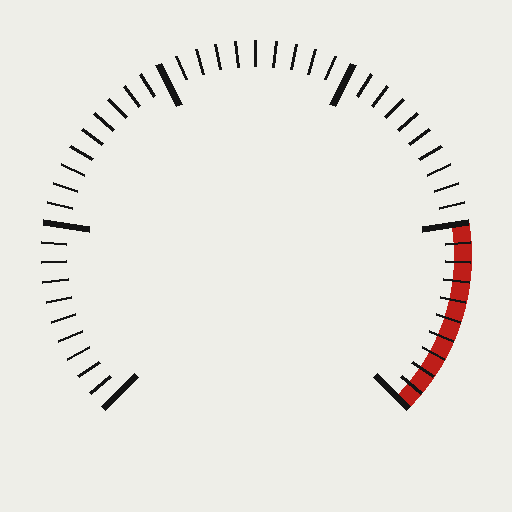
#> input picture sim/assets/generated/gauge_dial.png, 512 x 512 px
$ python gauge_eval.py
#> lines starting #> are read from the running program, lines starting #| are printed output that depends on the picture; after the words box and inside, x2 and y2 are one past the last pixel; in counts of white or black regions, pixels touching at a corner belong together
### fleet/perception/gauge.py
from __future__ import annotations

import base64
import math
import os
import time
from dataclasses import asdict, dataclass, field
from pathlib import Path
from typing import Any, Callable, Optional

import cv2
import numpy as np

REPO = Path(__file__).resolve().parents[2]
DIAL_TEXTURE = REPO / "sim/assets/generated/gauge_dial.png"
START_DEG = 135.0
SWEEP_DEG = 270.0
RED_ZONE = (0.8, 1.0)
RANGE_BAR = 16.0
NEEDLE_FRACTION = 0.75
NEEDLE_RED = (191, 16, 12)


def value_to_angle(value: float) -> float:
    return START_DEG + SWEEP_DEG * float(value)


def angle_to_value(angle_deg: float) -> float:
    rel = (angle_deg - START_DEG) % 360.0
    if rel <= SWEEP_DEG:
        return rel / SWEEP_DEG
    return 1.0 if rel - SWEEP_DEG < (360.0 - rel) else 0.0


@dataclass
class CropParams:
    yaw_deg: float = 0.0
    pitch_deg: float = 0.0
    roll_deg: float = 0.0
    blur_sigma: float = 0.0
    glare: float = 0.0
    noise_std: float = 0.0
    scale: float = 1.0
    shift: tuple[float, float] = (0.0, 0.0)
    glare_at: tuple[float, float] = (0.35, 0.3)

    @classmethod
    def random(cls, rng: np.random.Generator, hard: bool = False) -> "CropParams":
        k = 1.5 if hard else 1.0
        return cls(
            yaw_deg=float(rng.uniform(-35, 35) * k),
            pitch_deg=float(rng.uniform(-25, 25) * k),
            roll_deg=float(rng.uniform(-2.5, 2.5)),
            blur_sigma=float(rng.uniform(0.0, 2.0 * k)),
            glare=float(rng.uniform(0.0, 0.6 * k)),
            noise_std=float(rng.uniform(0.0, 10.0 * k)),
            scale=float(rng.uniform(0.8, 1.1)),
            shift=(float(rng.uniform(-0.06, 0.06)), float(rng.uniform(-0.06, 0.06))),
            glare_at=(float(rng.uniform(0.2, 0.8)), float(rng.uniform(0.2, 0.8))),
        )


_TEXTURE: Optional[np.ndarray] = None


def dial_texture() -> np.ndarray:
    global _TEXTURE
    if _TEXTURE is None:
        bgr = cv2.imread(str(DIAL_TEXTURE), cv2.IMREAD_COLOR)
        if bgr is None:
            raise FileNotFoundError(DIAL_TEXTURE)
        _TEXTURE = cv2.cvtColor(bgr, cv2.COLOR_BGR2RGB)
    return _TEXTURE.copy()


def dial_face(value: float) -> np.ndarray:
    face = dial_texture()
    h, w = face.shape[:2]
    c = np.array([w / 2.0, h / 2.0])
    r = w / 2.0
    a = math.radians(value_to_angle(value))
    d = np.array([math.cos(a), math.sin(a)])
    tip = c + d * r * NEEDLE_FRACTION
    tail = c - d * r * 0.12
    cv2.line(face, tuple(np.round(tail).astype(int)), tuple(np.round(tip).astype(int)), NEEDLE_RED, 9, cv2.LINE_AA)
    cv2.circle(face, tuple(np.round(c).astype(int)), int(r * 0.06), (25, 25, 25), -1, cv2.LINE_AA)
    return face


def _tilt_homography(size: int, yaw: float, pitch: float, roll: float) -> np.ndarray:
    f = 2.2 * size
    cx = cy = size / 2.0
    ry, rp, rr = (math.radians(v) for v in (yaw, pitch, roll))
    Ry = np.array([[math.cos(ry), 0, math.sin(ry)], [0, 1, 0], [-math.sin(ry), 0, math.cos(ry)]])
    Rx = np.array([[1, 0, 0], [0, math.cos(rp), -math.sin(rp)], [0, math.sin(rp), math.cos(rp)]])
    Rz = np.array([[math.cos(rr), -math.sin(rr), 0], [math.sin(rr), math.cos(rr), 0], [0, 0, 1]])
    R = Rz @ Rx @ Ry
    src = np.float32([[0, 0], [size, 0], [size, size], [0, size]])
    dst = []
    for x, y in src:
        p = R @ np.array([x - cx, y - cy, 0.0]) + np.array([0, 0, f])
        dst.append([f * p[0] / p[2] + cx, f * p[1] / p[2] + cy])
    return cv2.getPerspectiveTransform(src, np.float32(dst))


def render_gauge_crop(value: float, params: Optional[CropParams] = None, size: int = 256,
                      seed: int = 0) -> np.ndarray:
    p = params or CropParams()
    rng = np.random.default_rng(seed)
    yy, xx = np.mgrid[0:size, 0:size].astype(np.float32)
    bg = 70 + 40 * (yy / size) + rng.normal(0, 4, (size, size))
    img = np.dstack([bg * 0.95, bg, bg * 1.05]).clip(0, 255).astype(np.uint8)
    img = np.ascontiguousarray(img)

    radius = size * 0.31 * p.scale
    centre = (size / 2.0 + p.shift[0] * size, size / 2.0 + p.shift[1] * size)
    ci = (int(round(centre[0])), int(round(centre[1])))
    cv2.circle(img, ci, int(radius * 1.13), (18, 18, 20), -1, cv2.LINE_AA)
    face = cv2.resize(dial_face(value), (int(2 * radius), int(2 * radius)), interpolation=cv2.INTER_AREA)
    mask = np.zeros(face.shape[:2], np.uint8)
    cv2.circle(mask, (face.shape[1] // 2, face.shape[0] // 2), int(radius) - 1, 255, -1, cv2.LINE_AA)
    x0, y0 = ci[0] - face.shape[1] // 2, ci[1] - face.shape[0] // 2
    roi = img[y0:y0 + face.shape[0], x0:x0 + face.shape[1]]
    alpha = (mask[..., None] / 255.0)
    roi[:] = (face * alpha + roi * (1 - alpha)).astype(np.uint8)

    H = _tilt_homography(size, p.yaw_deg, p.pitch_deg, p.roll_deg)
    img = cv2.warpPerspective(img, H, (size, size), borderMode=cv2.BORDER_REPLICATE).astype(np.float32)
    if p.glare > 0:
        gx, gy = p.glare_at[0] * size, p.glare_at[1] * size
        sigma = size * 0.12
        blob = np.exp(-((xx - gx) ** 2 + (yy - gy) ** 2) / (2 * sigma ** 2)) * 255.0 * p.glare
        img = img + blob[..., None]
    if p.blur_sigma > 0.05:
        img = cv2.GaussianBlur(img, (0, 0), p.blur_sigma)
    if p.noise_std > 0:
        img = img + rng.normal(0, p.noise_std, img.shape)
    return img.clip(0, 255).astype(np.uint8)


@dataclass
class GaugeReading:
    value: Optional[float]
    confidence: float
    method: str
    reading_bar: Optional[float] = None
    detail: dict[str, Any] = field(default_factory=dict)

    # [6 lines left out: function to_dict, not called in this run]


class ClassicalGaugeReader:

    method = "classical_opencv"

    def __init__(self, range_bar: float = RANGE_BAR, canon: int = 128):
        self.range_bar = range_bar
        self.canon = canon

    def _dial_ellipse(self, rgb: np.ndarray):
        return self._bezel_ellipse(rgb) or self._light_ellipse(rgb)

    def _bezel_ellipse(self, rgb: np.ndarray):
        gray = cv2.GaussianBlur(cv2.cvtColor(rgb, cv2.COLOR_RGB2GRAY), (0, 0), 1.0)
        k = max(9, rgb.shape[0] // 9) | 1
        hat = cv2.morphologyEx(gray, cv2.MORPH_BLACKHAT, cv2.getStructuringElement(cv2.MORPH_ELLIPSE, (k, k)))
        mask = (hat > 35).astype(np.uint8) * 255
        mask = cv2.morphologyEx(mask, cv2.MORPH_CLOSE, np.ones((3, 3), np.uint8))
        contours, hier = cv2.findContours(mask, cv2.RETR_CCOMP, cv2.CHAIN_APPROX_NONE)
        if hier is None:
            return None
        hier = hier[0]
        best = None
        min_area = 0.03 * rgb.shape[0] * rgb.shape[1]
        for i, c in enumerate(contours):
            if hier[i][3] != -1:
                continue
            child = hier[i][2]
            while child != -1:
                hole = contours[child]
                area = cv2.contourArea(hole)
                if area > min_area and len(hole) >= 20 and (best is None or area > best[0]):
                    best = (area, hole)
                child = hier[child][0]
        if best is None:
            return None
        hole = best[1]
        ellipse = cv2.fitEllipse(hole)
        fill = best[0] / (math.pi * ellipse[1][0] * ellipse[1][1] / 4.0)
        return ellipse if 0.85 < fill < 1.1 else None

    def _light_ellipse(self, rgb: np.ndarray):
        hsv = cv2.cvtColor(rgb, cv2.COLOR_RGB2HSV)
        light = ((hsv[..., 2] > 150) & (hsv[..., 1] < 70)).astype(np.uint8) * 255
        k = max(3, rgb.shape[0] // 40) | 1
        light = cv2.morphologyEx(light, cv2.MORPH_CLOSE, cv2.getStructuringElement(cv2.MORPH_ELLIPSE, (k, k)))
        light = cv2.morphologyEx(light, cv2.MORPH_OPEN, cv2.getStructuringElement(cv2.MORPH_ELLIPSE, (5, 5)))
        contours, _ = cv2.findContours(light, cv2.RETR_EXTERNAL, cv2.CHAIN_APPROX_NONE)
        if not contours:
            return None
        cnt = max(contours, key=cv2.contourArea)
        if cv2.contourArea(cnt) < 0.03 * rgb.shape[0] * rgb.shape[1] or len(cnt) < 20:
            return None
        hull = cv2.convexHull(cnt)
        if len(hull) < 5:
            return None
        return cv2.fitEllipse(hull)

    def _rectify(self, rgb: np.ndarray, ellipse):
        (cx, cy), (w, h), ang = ellipse
        a, b = w / 2.0, h / 2.0
        t = math.radians(ang)
        Rm = np.array([[math.cos(t), -math.sin(t)], [math.sin(t), math.cos(t)]])
        S = np.diag([self.canon / a, self.canon / b])
        A = Rm @ S @ Rm.T
        out = 2 * self.canon + 8
        M = np.hstack([A, (np.array([out / 2.0, out / 2.0]) - A @ np.array([cx, cy]))[:, None]])
        return cv2.warpAffine(rgb, M, (out, out), flags=cv2.INTER_LINEAR, borderMode=cv2.BORDER_REPLICATE)

    def _scale_gap_offset(self, rect: np.ndarray, rad: np.ndarray, dx: np.ndarray, dy: np.ndarray):
        gray = cv2.cvtColor(rect, cv2.COLOR_RGB2GRAY)
        hat = cv2.morphologyEx(gray, cv2.MORPH_BLACKHAT, cv2.getStructuringElement(cv2.MORPH_ELLIPSE, (15, 15)))
        ticks = (hat > 40) & (rad > 0.70) & (rad < 0.82)
        if ticks.sum() < 50:
            return None
        bins = np.zeros(180, bool)
        ang = (np.degrees(np.arctan2(dy[ticks], dx[ticks])) % 360.0) // 2
        bins[ang.astype(int)] = True
        if bins.all():
            return None
        start = int(np.argmax(bins))
        rolled = np.roll(bins, -start)
        best_len, best_mid, run = 0, 0.0, 0
        for i, occ in enumerate(np.append(rolled, True)):
            if not occ:
                run += 1
                continue
            if run > best_len:
                best_len, best_mid = run, (i - run / 2.0)
            run = 0
        gap_deg = best_len * 2.0
        if not 60.0 <= gap_deg <= 115.0:
            return None
        centre = ((best_mid + start) * 2.0) % 360.0
        offset = (centre - 90.0 + 180.0) % 360.0 - 180.0
        return offset if abs(offset) < 25.0 else None

    def read(self, rgb: np.ndarray) -> GaugeReading:
        rgb = np.ascontiguousarray(np.asarray(rgb)[..., :3]).astype(np.uint8)
        ellipse = self._dial_ellipse(rgb)
        if ellipse is None:
            return GaugeReading(None, 0.0, self.method, detail={"reason": "dial face not found"})
        rect = self._rectify(rgb, ellipse).astype(np.int16)
        r, g, b = rect[..., 0], rect[..., 1], rect[..., 2]
        red = (r - np.maximum(g, b) > 45) & (r > 90)
        n = rect.shape[0]
        yy, xx = np.mgrid[0:n, 0:n]
        dx, dy = xx - n / 2.0, yy - n / 2.0
        rad = np.hypot(dx, dy) / self.canon
        sel = red & (rad > 0.18) & (rad < 0.70)
        count = int(sel.sum())
        expected = 0.52 * self.canon * 9 / 256 * 2 * self.canon
        if count < 0.12 * expected:
            return GaugeReading(None, 0.0, self.method,
                                detail={"reason": "needle not found", "needle_px": count})
        ang = np.arctan2(dy[sel], dx[sel])
        weights = rad[sel]
        cs, sn = float((np.cos(ang) * weights).sum()), float((np.sin(ang) * weights).sum())
        rbar = math.hypot(cs, sn) / float(weights.sum())
        raw_angle = math.degrees(math.atan2(sn, cs)) % 360.0
        twist = self._scale_gap_offset(rect.astype(np.uint8), rad, dx, dy)
        angle = (raw_angle - (twist or 0.0)) % 360.0
        value = angle_to_value(angle)
        in_dead_zone = ((angle - START_DEG) % 360.0) > SWEEP_DEG
        tilt = min(ellipse[1]) / max(ellipse[1])
        conf = min(1.0, count / expected) * rbar ** 8 * (0.5 if in_dead_zone else 1.0) * (0.6 + 0.4 * tilt)
        return GaugeReading(value, float(conf), self.method, round(value * self.range_bar, 2), detail={
            "needle_angle_deg": round(angle, 2), "twist_correction_deg": None if twist is None else round(twist, 2),
            "needle_px": count, "concentration": round(rbar, 4),
            "dial_aspect": round(tilt, 3), "dead_zone": bool(in_dead_zone)})


GAUGE_PROMPT = (
    "You are the instrument technician for an inspection robot on an offshore oil rig. The image is a camera "
    "crop of one analog pressure gauge, possibly seen at an angle, blurred, with glare or noise. The dial has "
    "no numbers: its scale is 0 to {range:g} bar over a 270 degree arc running CLOCKWISE from the lower-left "
    "end (0 bar) over the top to the lower-right end ({range:g} bar). There are 51 ticks; the 6 long major "
    "ticks mark 0, {m1:g}, {m2:g}, {m3:g}, {m4:g} and {range:g} bar; the major tick at the top is not a scale "
    "mark (the top of the dial is {mid:g} bar). The red band on the right covers {redlo:g} to {range:g} bar "
    "(high alarm). Read where the thin red needle points (ignore its short tail behind the hub). "
    "Answer only with JSON: {{\"reading_bar\": number, \"fraction\": 0..1 position along the scale, "
    "\"confidence\": 0..1, \"readable\": true|false, \"reason\": \"one short sentence\"}}. "
    "If glare or blur hides the needle, set readable false and confidence low."
)
GAUGE_SCHEMA = {
    "type": "OBJECT",
    "properties": {
        "reading_bar": {"type": "NUMBER"},
        "fraction": {"type": "NUMBER"},
        "confidence": {"type": "NUMBER"},
        "readable": {"type": "BOOLEAN"},
        "reason": {"type": "STRING"},
    },
    "required": ["reading_bar", "confidence", "readable"],
}


class GeminiGaugeReader:

    method = "gemini_vision"

    # [13 lines left out: function __init__, not called in this run]

    @property
    def available(self) -> bool:
        return bool(self.api_key or self.transport) and len(self.calls) < self.budget

    # [42 lines left out: functions prompt, read, not called in this run]

### fleet/perception/gauge_eval.py
"""Measure gauge-reader accuracy against synthetic truth and write the test crops.

    C:\\isaacsim\\python.bat -m fleet.perception.gauge_eval --n 300 --gemini 20

Classical reader: ``--n`` normal crops and ``--n`` hard crops (1.5x tilt, blur, glare and noise).
Gemini: the 7 rig gauges at their true values plus random normal and hard crops, ``--gemini`` calls in total
(0 = not measured). Crops sent to Gemini are saved as JPEG in fleet/testdata/rounds/ with the truth, the
classical reading and the recorded Gemini reply in manifest.json, so tests can replay them offline.
Results go to fleet/testdata/rounds/gauge_accuracy.json.
"""
from __future__ import annotations

import argparse
import json
from dataclasses import asdict
from pathlib import Path

import cv2
import numpy as np

from fleet.contract import World
from fleet.perception.gauge import (RANGE_BAR, RED_ZONE, ClassicalGaugeReader, CropParams, GeminiGaugeReader,
                                    render_gauge_crop)

OUT = Path(__file__).resolve().parents[1] / "testdata/rounds"


def stats(errors: list[float], failures: int, total: int) -> dict:
    e = np.abs(np.array(errors)) * 100.0
    if not len(e):
        return {"n": total, "unreadable": failures}
    return {"n": total, "unreadable": failures, "mae_pct_fs": round(float(e.mean()), 2),
            "median_pct_fs": round(float(np.median(e)), 2), "p95_pct_fs": round(float(np.percentile(e, 95)), 2),
            "max_pct_fs": round(float(e.max()), 2), "within_2pct": round(float((e <= 2).mean()), 3),
            "within_5pct": round(float((e <= 5).mean()), 3),
            "mae_bar": round(float(e.mean()) / 100.0 * RANGE_BAR, 3)}


def classical_eval(n: int, seed: int = 11) -> dict:
    reader = ClassicalGaugeReader()
    out = {}
    for hard in (False, True):
        rng = np.random.default_rng(seed + hard)
        errs, fails, alarm_ok, conf_err = [], 0, 0, []
        for i in range(n):
            v = float(rng.uniform(0.0, 1.0))
            r = reader.read(render_gauge_crop(v, CropParams.random(rng, hard), seed=i))
            if r.value is None:
                fails += 1
                continue
            errs.append(r.value - v)
            alarm_ok += (r.value >= RED_ZONE[0]) == (v >= RED_ZONE[0])
            conf_err.append((r.confidence, abs(r.value - v)))
        s = stats(errs, fails, n)
        s["red_band_classification_acc"] = round(alarm_ok / max(1, len(errs)), 3)
        c = np.array(conf_err)
        hi = c[c[:, 0] >= 0.5]
        s["mae_pct_fs_when_conf_ge_0.5"] = round(float(hi[:, 1].mean() * 100), 2) if len(hi) else None
        s["share_conf_ge_0.5"] = round(len(hi) / max(1, len(c)), 3)
        out["hard" if hard else "normal"] = s
    return out


def gemini_sample(k: int, seed: int = 23) -> list[tuple[str, float, CropParams, str]]:
    rng = np.random.default_rng(seed)
    cases = []
    for g in sorted(World.from_rig_meta().of_type("gauge"), key=lambda a: a["id"]):
        cases.append((g["id"], g["reading_bar"] / RANGE_BAR, CropParams.random(rng), "rig"))
    i = 0
    while len(cases) < k:
        hard = i % 3 == 2
        cases.append((f"synth_{i:02d}", float(rng.uniform(0, 1)), CropParams.random(rng, hard),
                      "hard" if hard else "normal"))
        i += 1
    return cases[:k]


def main(argv=None) -> int:
    ap = argparse.ArgumentParser()
    ap.add_argument("--n", type=int, default=300)
    ap.add_argument("--gemini", type=int, default=0, help="number of live Gemini calls (0 = not measured)")
    ap.add_argument("--out", type=Path, default=OUT)
    args = ap.parse_args(argv)
    args.out.mkdir(parents=True, exist_ok=True)
    result = {"classical": classical_eval(args.n), "gemini": None,
              "note": "synthetic crops rendered from sim/assets/generated/gauge_dial.png; errors in % of full scale"}
#> in dial_texture, bgr is the input picture: shape (512, 512, 3); mean B, G, R 225.5, 231.3, 233.2
#> in render_gauge_crop, `roi[:] = (face * alpha + roi * (1 - alpha)).astype(np.uint8)`:
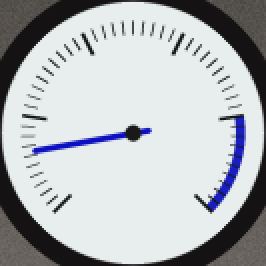
#> roi: shape (133, 133, 3) (shown 2 times larger); mean of channels 0, 1, 2 186.1, 183.1, 179.4; drawn as B, G, R
#> in _bezel_ellipse, `hat = cv2.morphologyEx(gray, cv2.MORPH_BLACKHAT, cv2.getStructuringEle..`:
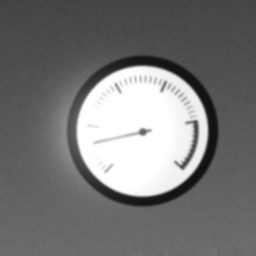
#> gray: shape (256, 256); min 18, max 255, mean 118.5
#> in _bezel_ellipse, `contours, hier = cv2.findContours(mask, cv2.RETR_CCOMP, cv2.CHAIN_APPR..`:
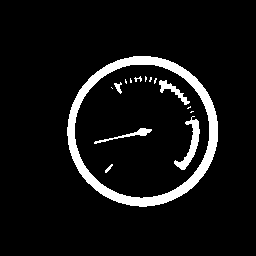
#> mask: shape (256, 256); 7.4% white; 15 white regions (8 under 20 px), largest, box (x1, y1, x2, y2) and area: (67, 56, 218, 207) 3841, (174, 116, 200, 170) 428, (159, 80, 190, 105) 218
#> in read, `r, g, b = rect[..., 0], rect[..., 1], rect[..., 2]`:
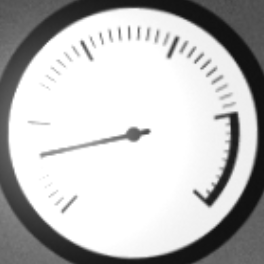
#> g: shape (264, 264) int16; min 16, max 255, mean 188.9
#> in read, `red = (r - np.maximum(g, b) > 45) & (r > 90)`: red: shape (264, 264) bool; 2% white; 3 white regions, box (x1, y1, x2, y2) and area: (206, 114, 240, 205) 925, (40, 133, 127, 158) 423, (140, 128, 151, 136) 67
#> in read, `rad = np.hypot(dx, dy) / self.canon`:
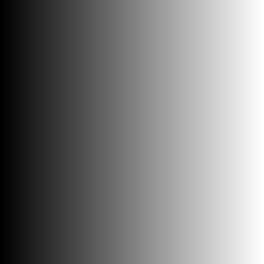
#> dx: shape (264, 264) float64; min -132, max 131, mean -0.5; drawn with min black and max white
#> in read, `sel = red & (rad > 0.18) & (rad < 0.70)`:
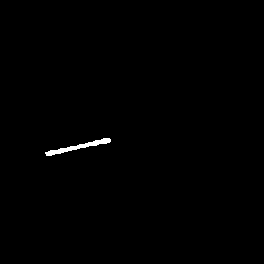
#> sel: shape (264, 264) bool; 0.44% white; 1 white region, box (x1, y1, x2, y2) and area: (45, 138, 111, 156) 304
#> in read, `count = int(sel.sum())`: count = 304
#> in read, `ang = np.arctan2(dy[sel], dx[sel])`: ang = 304 values, max 2.94 at index 0, min 2.73 at index 72, mean 2.87
#> in read, `weights = rad[sel]`: weights = 304 values, max 0.699 at index 273, min 0.18 at index 16, mean 0.436
#> in read, `cs, sn = float((np.cos(ang) * weights).sum()), float((np.sin(ang) * we..`: cs = -128.1; sn = 34.27
#> in read, `rbar = math.hypot(cs, sn) / float(weights.sum())`: rbar = 1
#> in read, `raw_angle = math.degrees(math.atan2(sn, cs)) % 360.0`: raw_angle = 165
#> in _scale_gap_offset, `ticks = (hat > 40) & (rad > 0.70) & (rad < 0.82)`:
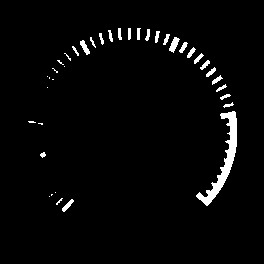
#> ticks: shape (264, 264) bool; 2.8% white; 38 white regions (14 under 20 px), largest, box (x1, y1, x2, y2) and area: (196, 111, 237, 206) 911, (169, 37, 180, 53) 90, (80, 40, 90, 55) 72
#> in _scale_gap_offset, `ang = (np.degrees(np.arctan2(dy[ticks], dx[ticks])) % 360.0) // 2`: ang = 1947 values, max 179 at index 1116, min 0 at index 1137, mean 94.33
#> in read, `twist = self._scale_gap_offset(rect.astype(np.uint8), rad, dx, dy)`: twist = -2
#> in read, `angle = (raw_angle - (twist or 0.0)) % 360.0`: angle = 167
#> in angle_to_value, `rel = (angle_deg - START_DEG) % 360.0`: rel = 32.03
#> in read, `value = angle_to_value(angle)`: value = 0.119
#> in read, `in_dead_zone = ((angle - START_DEG) % 360.0) > SWEEP_DEG`: in_dead_zone = False
#> in read, `conf = min(1.0, count / expected) * rbar ** 8 * (0.5 if in_dead_zone e..`: conf = 0.503
#> in classical_eval, `alarm_ok += (r.value >= RED_ZONE[0]) == (v >= RED_ZONE[0])`: alarm_ok = 1
    print(json.dumps(result["classical"], indent=1))

    if args.gemini:
        gem = GeminiGaugeReader(budget=args.gemini)
        if not gem.available:
            print("Gemini unavailable: not measured")
        else:
            reader = ClassicalGaugeReader()
            manifest, g_err, c_err, flags, flagged_big, big, fails = [], [], [], 0, 0, 0, 0
            for idx, (name, v, p, group) in enumerate(gemini_sample(args.gemini)):
                img = render_gauge_crop(v, p, seed=100 + idx)
                path = args.out / f"gauge_{name}.jpg"
                cv2.imwrite(str(path), img[..., ::-1], [cv2.IMWRITE_JPEG_QUALITY, 92])
                img = cv2.imread(str(path))[..., ::-1]      # read back what the tests will see
                c = reader.read(img)
                gr = gem.read(img)
                rec = {"file": path.name, "group": group, "truth": round(v, 4), "truth_bar": round(v * RANGE_BAR, 2),
                       "params": asdict(p), "classical": c.to_dict(),
                       "gemini": gr.to_dict() if gr else {"error": gem.last_error}}
                manifest.append(rec)
                if gr is None or gr.value is None:
                    fails += 1
                else:
                    g_err.append(gr.value - v)
                if c.value is not None:
                    c_err.append(c.value - v)
                if gr and gr.value is not None and c.value is not None:
                    flag = abs(gr.value - c.value) > 0.05
                    worst = max(abs(gr.value - v), abs(c.value - v)) > 0.05
                    flags += flag
                    big += worst
                    flagged_big += flag and worst
                print(name, group, rec["truth_bar"], c.reading_bar, gr.reading_bar if gr else gem.last_error)
            result["gemini"] = {
                "model": gem.model, "calls": len(gem.calls), **stats(g_err, fails, len(manifest)),
                "classical_on_same_crops": stats(c_err, len(manifest) - len(c_err), len(manifest)),
                "disagreement_flags": int(flags), "cases_with_a_reader_off_by_gt_5pct": int(big),
                "of_which_flagged": int(flagged_big),
                "mean_latency_ms": round(float(np.mean([c["latency_ms"] for c in gem.calls if "latency_ms" in c]))),
            }
            (args.out / "manifest.json").write_text(json.dumps(manifest, indent=1), encoding="utf-8")
    (args.out / "gauge_accuracy.json").write_text(json.dumps(result, indent=1), encoding="utf-8")
    print(json.dumps(result["gemini"], indent=1))
    return 0


if __name__ == "__main__":
#> (the run stopped early here; a loop or call above may not have finished)
